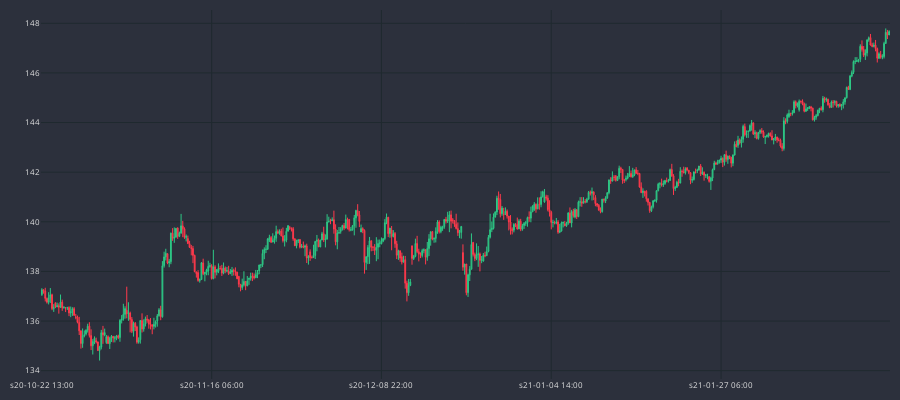

Here is the notebook cell this chart was saved with:
### Code cell
cp.show_plot()

### Figure 1 — Plotly figure (JSON) as saved in the notebook; plotly's stock layout.template omitted (floating-point values rounded to 4 significant figures; data arrays with more than 128 entries replaced by an {"elided": "..."} marker saying what was removed)
{"data": [{"close": {"elided": "500 float values"}, "decreasing": {"fillcolor": "#CC2E3C", "line": {"color": "#FF3A4C"}}, "high": {"elided": "500 float values"}, "increasing": {"fillcolor": "#24A06B", "line": {"color": "#2EC886"}}, "line": {"width": 1}, "low": {"elided": "500 float values"}, "opacity": 1, "open": {"elided": "500 float values"}, "type": "candlestick", "x": {"elided": "500 str values"}}], "layout": {"font": {"color": "#e1e1e1", "size": 8}, "height": 400, "margin": {"b": 10, "l": 10, "r": 10, "t": 10}, "paper_bgcolor": "#2c303c", "plot_bgcolor": "#2c303c", "width": 900, "xaxis": {"gridcolor": "#1f292f", "nticks": 5, "rangeslider": {"visible": false}}, "yaxis": {"gridcolor": "#1f292f"}}}
